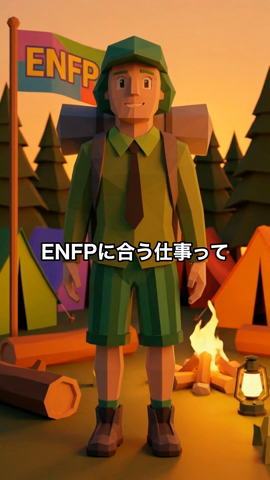
#> input picture tmp/freeze/full/f_0002.png, 270 x 480 px; its folder holds 3 pictures in this run
$ python freeze_analyze.py
#> lines starting #> are read from the running program, lines starting #| are printed output that depends on the picture
"""字幕オーバーレイ済み動画を 0.2s ごとに切り出し、連続フレーム差分で
「末尾の一瞬停止 (= 静止区間)」を検出する (検証用・使い捨て)。
scene 境界 (duration 累積) と照合し、各 scene 末尾の静止長を測る。
"""
import statistics
import subprocess
from pathlib import Path

import numpy as np
from PIL import Image

VIDEO = "tmp/sub_sync/overlaid_fixed.mp4"
WORK = Path("tmp/freeze")
FRAMES = WORK / "full"
FRAMES.mkdir(parents=True, exist_ok=True)

subprocess.run(
    ["ffmpeg", "-y", "-i", VIDEO, "-vf", "fps=5,scale=270:480",
     str(FRAMES / "f_%04d.png")],
    check=True, capture_output=True,
)
#> (this line was passed over: subprocess is not available in this run)
frames = sorted(FRAMES.glob("f_*.png"))
arrs = [np.asarray(Image.open(f).convert("L"), dtype=np.int16) for f in frames]
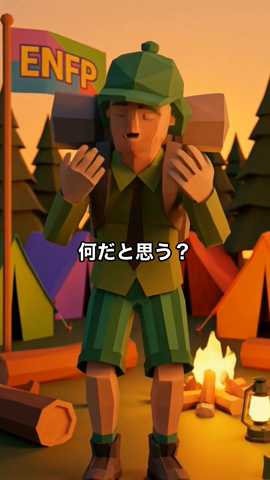
#> input picture tmp/freeze/full/f_0011.png, 270 x 480 px
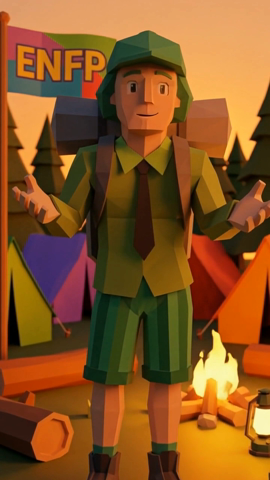
#> input picture tmp/freeze/full/f_0015.png, 270 x 480 px
#> arrs = 3 items

# scene 境界 (= scene.duration 累積 = merged の tpad 後位置)
sp_offsets = [0.0, 3.21, 8.72, 14.47, 20.12, 25.39, 30.85, 36.51, 42.18]
# scene 動画の素の実尺累積 (= tpad 前。ここから境界までが tpad 静止のはず)
vid_cum = [0.0, 2.93, 8.15, 13.61, 18.98, 23.98, 29.15, 34.57, 39.98]

diffs = []
for i in range(1, len(arrs)):
    d = float(np.mean(np.abs(arrs[i] - arrs[i - 1])))
    diffs.append((round(i * 0.2, 2), d))
#> this loop made 2 passes
#> d on passes 1 to 2: 30.23, 23.97
#> after the loop, diffs = [(0.2, 30.23), (0.4, 23.97)]

med = statistics.median([d for _, d in diffs])
#> med = 27.1
thr = med * 0.12
#> thr = 3.25
print(f"frames={len(arrs)} median_diff={med:.2f} still_threshold={thr:.2f}")
#| frames=3 median_diff=27.10 still_threshold=3.25
print("=== timeline (S=still, B=scene boundary, V=video-end before tpad) ===")
for t, d in diffs:
    flags = ""
    if d < thr:
        flags += "S"
    if any(abs(t - b) < 0.11 for b in sp_offsets):
        flags += "B"
    if any(abs(t - v) < 0.11 for v in vid_cum):
        flags += "V"
    if flags:
        print(f"  {t:6.2f}s diff={d:7.2f}  {flags}")
#> this loop made 2 passes
